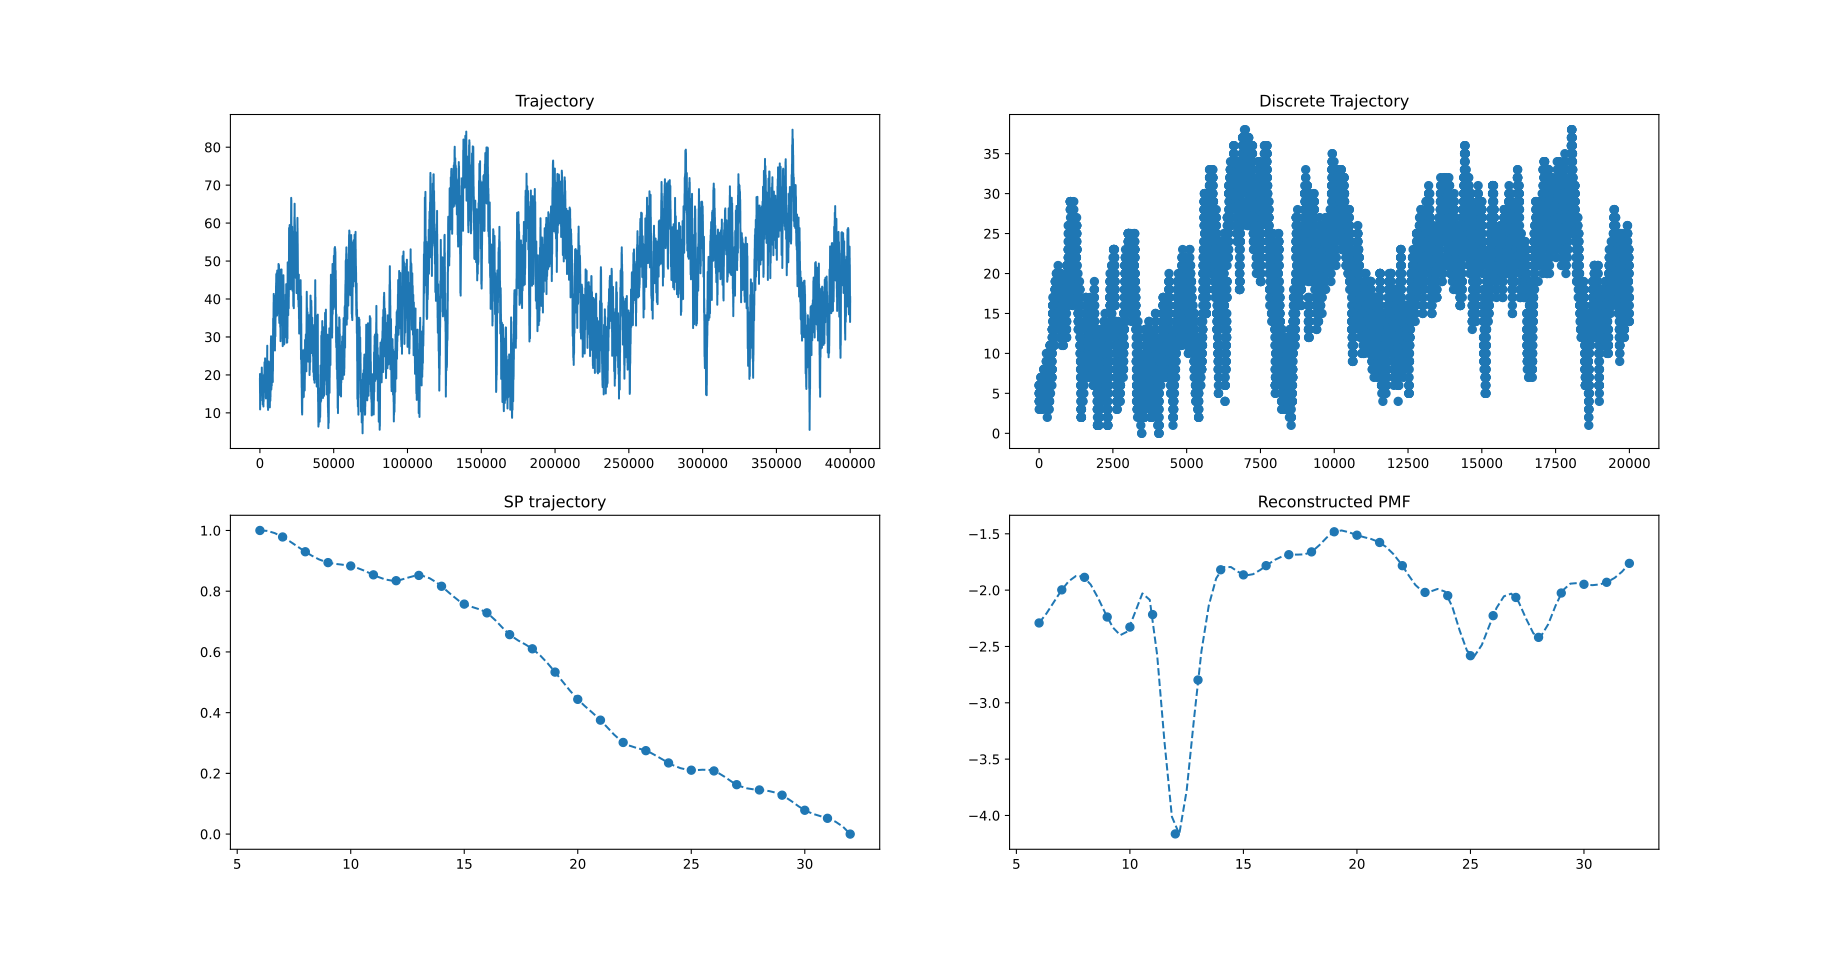

Generate this figure with Python:
import matplotlib.pyplot as plt
import numpy as np
import pandas as pd
import scipy


########################################################################
## Splitting Probability Sp(x) from Extension Trajectory
########################################################################

## Usage
# 1. Copy script to working dir
# 2. INPUT: set extension vs frame file (ext over time)
# 3. INPUT: set Temp, LEFT-RIGHT absorbing boundaries, and BINS
# 4. run with "python sp_traj.py"
# 5. Creates output file "sp_traj.csv"

## UNITS: Energy (kcal/mol), Distance (Å), T (K)


def find_bin(val, bins_arr, last=False):
    """
    Helper method to find the bin_index of a given value
    from bin bounds array
    """

    if len(bins_arr) < 2 or val < bins_arr[0] or val > bins_arr[-1]:
        return -1

    if last:
        for _i in range(len(bins_arr) - 2, -1, -1):
            if val >= bins_arr[_i]:
                return _i

    for _i in range(1, len(bins_arr)):
        if val < bins_arr[_i]:
            return _i - 1

    return -1


## Constants -------------------------
CAL_TO_JOULE = 4.184  # 1 cal = 4.184 J
K_b = 8.314 / (CAL_TO_JOULE * 1000)  # ideal gas constant in kcal/(mol K)

## INPUT -----------------------
frame_vs_ext_file = "dist_vs_frame.dat"  # Input Frame vs Extension file
T = 300  # Constant Temp (K)

x_a = 18  # LEFT Absorbing Boundary - Folded state extension (in Å)
x_b = 48 # RIGHT Absorbing Boundary - Unfolded state extension (in Å)

## Number of Spacial and Temporal Bins
# -1 to use bin sizes (specified below) instead
ext_bin_count = -1
frame_bin_count = -1

# Bin sizes: Only used if number of bins is not given
ext_bin_size = 2.0  # Angstrom(s) in 1 bin
frame_bin_size = 20  # Number of frames in 1 bin

## OUTPUT ----------------------
output_file = "sp_traj.csv"

## ----------------------------------
# Frame vs Extension DataFrame
frame_ext_df: pd.DataFrame = pd.read_csv(frame_vs_ext_file, sep=r"\s+", comment="#", names=("FRAME", "EXT"))

# Making the dataset DISCRETE over SPACE (EXT) and TIME (FRAME)
if ext_bin_count <= 0:
    ext_bin_count = int((frame_ext_df["EXT"].max() - frame_ext_df["EXT"].min()) // ext_bin_size)

if frame_bin_count <= 0:
    frame_bin_count = int(len(frame_ext_df["FRAME"]) // frame_bin_size)

frame_ext_df["FRAME_BIN"] = pd.cut(frame_ext_df["FRAME"], bins=frame_bin_count, labels=False, right=False)

discrete_df: pd.DataFrame = frame_ext_df[["FRAME_BIN", "EXT"]].groupby(
    by=["FRAME_BIN"]).mean()  # TODO: mean of ext in each time-bin
ext_bin_series, ext_bins = pd.cut(discrete_df["EXT"], bins=ext_bin_count, labels=False, right=False, retbins=True)

discrete_df["EXT_BIN"] = ext_bin_series

x_a_bin = find_bin(x_a, ext_bins)
x_b_bin = find_bin(x_b, ext_bins)

if x_a_bin == -1:
    print(f"ERR: LEFT Boundary = {x_a} is out of bounds [{ext_bins[0]}, {ext_bins[-1]})")
    exit(-1)

if x_b_bin == -1:
    print(f"ERR: RIGHT Boundary = {x_b} is out of bounds [{ext_bins[0]}, {ext_bins[-1]})")
    exit(-1)

sample_count = x_b_bin - x_a_bin + 1
split_prob = np.zeros((sample_count,), dtype=np.float32)

_ext_bin_series = discrete_df["EXT_BIN"]
_ext_bin_range = np.arange(x_a_bin, x_b_bin + 1)

for i, x_bin in enumerate(_ext_bin_range):
    _df = _ext_bin_series.loc[_ext_bin_series == x_bin]
    _count = len(_df.index)

    if _count == 0:
        # Should not happen
        print(f"WARNING: EXT_BIN {x_bin} NOT FOUND. Skipping...")
        continue

    _v = 0
    for frame_bin in _df.index.values:
        _ahead = _ext_bin_series.iloc[frame_bin:]

        # Hitting function
        for __xbin in _ahead:
            if __xbin == x_a_bin:  # TODO: change strict equality
                _v += 1
                break

            if __xbin == x_b_bin:  # TODO: change strict equality
                break

    split_prob[i] = _v / _count

res_df = pd.DataFrame()

res_df["EXT_BIN"] = _ext_bin_range
res_df["EXT_BIN_START"] = res_df["EXT_BIN"].apply(lambda x: ext_bins[x])
res_df["EXT_BIN_END"] = res_df["EXT_BIN"].apply(lambda x: ext_bins[x + 1])
res_df["EXT_BIN_MED"] = res_df["EXT_BIN"].apply(lambda x: (ext_bins[x] + ext_bins[x + 1]) / 2)

res_df["SP"] = split_prob

# res_df.plot(kind="scatter", x="EXT_BIN", y="SP")
# plt.show()

# # ------------------------------------------------------------------------

## Re-constructing PMF from Sp(x)
grad = np.gradient(res_df["SP"], res_df["EXT_BIN"])  # Gradient of Sp(fold) : Always Negative

## TODO: smoothen gradient with Savitzky - Golay filter
# smooth_grad = scipy.signal.savgol_filter(grad, 5, 4)

pmf_re = np.log(-grad) * K_b * T
res_df["PMF_RE"] = pmf_re  # Reconstructed PMF from Sp(x)

res_df.to_csv(output_file, sep="\t", header=True, index=False, index_label=False)

## Smoothen SP and PMF
# ext_bin_smooth = np.linspace(x_a_bin, x_b_bin, num=len(res_df["EXT_BIN"]) * 3, endpoint=True)
#
# sp_interp_cubic = scipy.interpolate.interp1d(res_df["EXT_BIN"], res_df["SP"], kind="cubic")
# sp_smooth = sp_interp_cubic(ext_bin_smooth)
#
# pmf_interp_cubic = scipy.interpolate.interp1d(res_df["EXT_BIN"], res_df["PMF_RE"], kind="cubic", fill_value=(0,0))
# pmf_re_smooth = pmf_interp_cubic(ext_bin_smooth)


ext_bin_med = res_df["EXT_BIN_MED"]
ext_bin_med_len = len(ext_bin_med)

ext_smooth = np.linspace(ext_bin_med[0], ext_bin_med[ext_bin_med_len - 1], num=ext_bin_med_len * 3, endpoint=True)
sp_interp_cubic = scipy.interpolate.interp1d(ext_bin_med, res_df["SP"], kind="cubic")
sp_smooth = sp_interp_cubic(ext_smooth)

# purge infinite PMF values due to grad(Sp) = 0 (or very low) values
res_df2 = res_df.replace([np.inf, -np.inf], np.nan, inplace=False)
res_df2 = res_df2.dropna(subset=["PMF_RE"], axis=0, how="all", inplace=False)

ext_smooth2 = None
pmf_re_smooth = None

try:
    ext_bin_med2 = res_df2["EXT_BIN_MED"]
    ext_bin_med_len2 = len(ext_bin_med2)

    ext_smooth2 = np.linspace(ext_bin_med2[0], ext_bin_med2[ext_bin_med_len2 - 1], num=ext_bin_med_len2 * 3, endpoint=True)
    pmf_interp_cubic = scipy.interpolate.interp1d(ext_bin_med2, res_df2["PMF_RE"], kind="cubic")
    pmf_re_smooth = pmf_interp_cubic(ext_smooth2)
except Exception as exc:
    print("ERR: Exception in interpolating Reconstructed PMF...Ignoring")

# Plotting
fig, axes = plt.subplots(2, 2)

axes[0, 0].plot(frame_ext_df["FRAME"], frame_ext_df["EXT"])
axes[0, 0].set_title("Trajectory")

axes[0, 1].scatter(discrete_df.index, discrete_df["EXT_BIN"])
axes[0, 1].set_title("Discrete Trajectory")

axes[1, 0].scatter(res_df["EXT_BIN_MED"], res_df["SP"])
# axes[1, 0].plot(res_df["EXT_BIN"], res_df["SP"])
axes[1, 0].plot(ext_smooth, sp_smooth, '--')
axes[1, 0].set_title("SP trajectory")

## Smoothen PMF
axes[1, 1].scatter(res_df2["EXT_BIN_MED"], res_df2["PMF_RE"])
# axes[1, 1].plot(res_df["EXT_BIN"], res_df["PMF_RE"])
if ext_smooth2 is not None and pmf_re_smooth is not None:
    axes[1, 1].plot(ext_smooth2, pmf_re_smooth, '--')

axes[1, 1].set_title("Reconstructed PMF")

plt.show()
